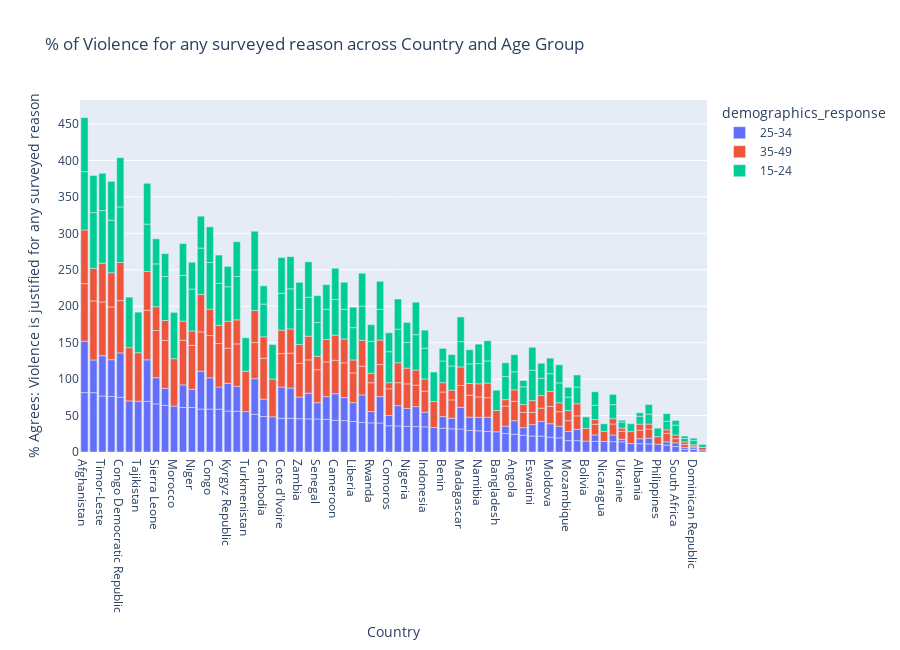

Source (notebook cell):
### Markdown cell above
### 4) 5. COMO ES LA OPINION HACIA LA VIOLENCIA DE GENERO EN FUNCION A LA EDAD?

### Code cell
# Examine Violence x Age group
fig = px.bar(survey_df.query("demographics_question == 'Age'").sort_values('violence_any_reason',ascending=False),
            x      = 'country',
            y      = 'violence_any_reason',
            color = 'demographics_response',
            title  = '% of Violence for any surveyed reason across Country and Age Group ',
            height = 650
        )

fig.update_xaxes(title='Country')
fig.update_yaxes(title='% Agrees: Violence is justified for any surveyed reason')
fig.show()

### Figure 1 — Plotly figure (JSON) as saved in the notebook; plotly's stock layout.template omitted (floating-point values rounded to 4 significant figures)
{"data": [{"alignmentgroup": "True", "hovertemplate": "demographics_response=25-34<br>country=%{x}<br>violence_any_reason=%{y}<extra></extra>", "legendgroup": "25-34", "marker": {"color": "#636efa", "pattern": {"shape": ""}}, "name": "25-34", "offsetgroup": "25-34", "orientation": "v", "showlegend": true, "textposition": "auto", "type": "bar", "x": ["Afghanistan", "Mali", "Timor-Leste", "Chad", "Congo Democratic Republic", "Afghanistan", "Eritrea", "Tajikistan", "Guinea", "Sierra Leone", "Ethiopia", "Morocco", "Burundi", "Niger", "Congo Democratic Republic", "Azerbaijan", "Congo", "Gambia", "Guinea", "Kyrgyz Republic", "Tanzania", "Turkmenistan", "Timor-Leste", "Azerbaijan", "Myanmar", "Chad", "Myanmar", "Cambodia", "Yemen", "Cote d'Ivoire", "Gabon", "Zambia", "Uganda", "Senegal", "Mali", "India", "Cameroon", "Burkina Faso", "Congo", "Cote d'Ivoire", "Liberia", "Gabon", "Pakistan", "Rwanda", "Kenya", "Kyrgyz Republic", "Pakistan", "Cameroon", "Kenya", "Comoros", "Sierra Leone", "Lesotho", "Uganda", "Nigeria", "Zimbabwe", "Indonesia", "Tanzania", "Egypt", "Benin", "Jordan", "Burkina Faso", "Madagascar", "India", "Burundi", "Gambia", "Zambia", "Madagascar", "Togo", "Namibia", "Nepal", "Lesotho", "Bangladesh", "Zimbabwe", "Liberia", "Ghana", "Niger", "Nigeria", "Angola", "Cambodia", "Ethiopia", "Armenia", "Senegal", "Eswatini", "Sao Tome and Principe", "Moldova", "Sao Tome and Principe", "Indonesia", "Nepal", "Maldives", "Moldova", "Namibia", "Angola", "Togo", "Benin", "Maldives", "Eswatini", "Mozambique", "Guyana", "Rwanda", "Guyana", "Bolivia", "Jordan", "Malawi", "Nicaragua", "Haiti", "Comoros", "Ukraine", "Mozambique", "Turkey", "Albania", "Honduras", "Philippines", "Armenia", "Ghana", "Guatemala", "Haiti", "Malawi", "Honduras", "South Africa", "Albania", "South Africa", "Guatemala", "Colombia", "Dominican Republic", "Ukraine", "Peru", "Colombia", "Dominican Republic"], "xaxis": "x", "y": [81.5, 81.4, 76.8, 76.1, 75.2, 70.5, 70.1, 69.7, 69.4, 66, 63.9, 63, 61.1, 61, 60.8, 58.9, 58.9, 58.7, 57.1, 56.2, 55.9, 55.4, 55.3, 52, 51.6, 50.5, 49, 48.7, 48.3, 46.3, 46.2, 45.7, 45.4, 45.3, 44.9, 44.7, 43.5, 43, 42.9, 42.8, 41.8, 41.5, 40.5, 40, 39.8, 38, 37.8, 36.5, 36.2, 36, 35.9, 35.8, 35.2, 35.1, 34.9, 34.5, 34.1, 33.7, 32.7, 31.8, 31.7, 31.6, 31.3, 31, 30.5, 29.7, 29.7, 29.6, 29.1, 28.2, 27.8, 27.7, 27.4, 25.9, 25.3, 25, 24.7, 24.4, 23.9, 23.4, 23, 22.3, 21.9, 21.8, 20.3, 20.2, 20.1, 19.5, 19.4, 18.5, 18.5, 18.5, 18.2, 15.9, 15.9, 15.7, 15.6, 15.6, 15.5, 15.4, 15, 14.6, 14.6, 14.5, 14.2, 14.1, 14, 12.7, 11.6, 11.3, 11.1, 10.7, 10.4, 10.2, 9.4, 9.1, 8.8, 7.8, 7.5, 6.9, 5.1, 4.5, 3.7, 3.6, 3.4, 2.7, 2.7, 2.3], "yaxis": "y"}, {"alignmentgroup": "True", "hovertemplate": "demographics_response=35-49<br>country=%{x}<br>violence_any_reason=%{y}<extra></extra>", "legendgroup": "35-49", "marker": {"color": "#EF553B", "pattern": {"shape": ""}}, "name": "35-49", "offsetgroup": "35-49", "orientation": "v", "showlegend": true, "textposition": "auto", "type": "bar", "x": ["Mali", "Afghanistan", "Timor-Leste", "Afghanistan", "Eritrea", "Chad", "Congo Democratic Republic", "Guinea", "Tajikistan", "Ethiopia", "Morocco", "Sierra Leone", "Burundi", "Niger", "Gambia", "Tanzania", "Congo", "Cambodia", "Turkmenistan", "Azerbaijan", "Guinea", "Timor-Leste", "Congo Democratic Republic", "Yemen", "Azerbaijan", "Myanmar", "Kyrgyz Republic", "Gabon", "India", "Burkina Faso", "Chad", "Zambia", "Cote d'Ivoire", "Cameroon", "Uganda", "Senegal", "Mali", "Kenya", "Myanmar", "Liberia", "Pakistan", "Rwanda", "Kyrgyz Republic", "Comoros", "Congo", "Egypt", "Pakistan", "Cameroon", "Nigeria", "Benin", "Kenya", "Gabon", "Tanzania", "Burkina Faso", "Sierra Leone", "Uganda", "Cote d'Ivoire", "Lesotho", "India", "Togo", "Madagascar", "Zimbabwe", "Cambodia", "Bangladesh", "Indonesia", "Namibia", "Ghana", "Ethiopia", "Lesotho", "Nepal", "Angola", "Burundi", "Zambia", "Madagascar", "Jordan", "Gambia", "Moldova", "Nigeria", "Armenia", "Zimbabwe", "Moldova", "Nepal", "Maldives", "Niger", "Guyana", "Senegal", "Sao Tome and Principe", "Namibia", "Liberia", "Bolivia", "Sao Tome and Principe", "Indonesia", "Eswatini", "Guyana", "Turkey", "Eswatini", "Togo", "Angola", "Haiti", "Mozambique", "Malawi", "Nicaragua", "Mozambique", "Jordan", "Rwanda", "Benin", "Honduras", "Maldives", "Albania", "Guatemala", "Ukraine", "Armenia", "Philippines", "Ghana", "Comoros", "Albania", "Haiti", "Honduras", "Malawi", "South Africa", "South Africa", "Guatemala", "Ukraine", "Colombia", "Peru", "Colombia", "Dominican Republic", "Dominican Republic"], "xaxis": "x", "y": [81, 79, 73.8, 73.6, 73, 72.5, 71.8, 67.9, 66.5, 65.8, 65, 64.8, 61.2, 60.2, 59.6, 58.3, 58, 56.1, 55.2, 53.9, 53.2, 53.2, 52.2, 51.8, 51.5, 49.6, 48.3, 47.9, 47.7, 47.6, 46.8, 46.2, 45.9, 45.8, 45.8, 45.3, 44.7, 44, 43.9, 40.8, 39.6, 39.6, 36.8, 36.6, 36.2, 35.5, 35.4, 34.5, 33.7, 33.7, 33.6, 33.3, 33, 32.7, 32.6, 32.5, 32.2, 31.5, 30.6, 30, 29.9, 29.4, 29.4, 29.2, 28.9, 28, 27.5, 27.4, 27.3, 26.8, 26.6, 26.3, 25.8, 25.5, 25.1, 25, 23.7, 21.6, 20.9, 20.7, 20.6, 20.1, 20, 19.9, 18.6, 18.5, 18.2, 18, 17.8, 17.6, 17.2, 16.7, 16.7, 16.6, 16.4, 16.2, 16.2, 15.7, 15.1, 14.7, 14.7, 13.9, 13.8, 13.4, 12.9, 12.8, 12.5, 12.2, 11.8, 11.6, 11.1, 10.8, 10.4, 8.8, 8.4, 8.2, 7.3, 6.9, 6.4, 5.7, 5.1, 4.9, 4.3, 4, 3.7, 3.4, 2.2, 1.8], "yaxis": "y"}, {"alignmentgroup": "True", "hovertemplate": "demographics_response=15-24<br>country=%{x}<br>violence_any_reason=%{y}<extra></extra>", "legendgroup": "15-24", "marker": {"color": "#00cc96", "pattern": {"shape": ""}}, "name": "15-24", "offsetgroup": "15-24", "orientation": "v", "showlegend": true, "textposition": "auto", "type": "bar", "x": ["Afghanistan", "Mali", "Congo Democratic Republic", "Afghanistan", "Chad", "Timor-Leste", "Eritrea", "Congo Democratic Republic", "Guinea", "Congo", "Morocco", "Azerbaijan", "Burundi", "Ethiopia", "Tanzania", "Sierra Leone", "Gambia", "Niger", "Guinea", "Myanmar", "Tajikistan", "Gabon", "Uganda", "Chad", "Myanmar", "Timor-Leste", "Mali", "Cote d'Ivoire", "Cote d'Ivoire", "Congo", "Cameroon", "Uganda", "Zimbabwe", "Zambia", "Tanzania", "Yemen", "Kyrgyz Republic", "Pakistan", "Senegal", "Turkmenistan", "Lesotho", "Pakistan", "Cambodia", "Zimbabwe", "Liberia", "Gabon", "Rwanda", "Azerbaijan", "Burundi", "Cameroon", "Comoros", "Indonesia", "Kenya", "Eswatini", "India", "Lesotho", "Burkina Faso", "Egypt", "Gambia", "Kenya", "Zambia", "Burkina Faso", "Senegal", "Niger", "Nigeria", "Madagascar", "Sierra Leone", "Madagascar", "India", "Jordan", "Ghana", "Eswatini", "Ethiopia", "Nepal", "Benin", "Liberia", "Kyrgyz Republic", "Bangladesh", "Nepal", "Namibia", "Maldives", "Nigeria", "Togo", "Namibia", "Comoros", "Angola", "Cambodia", "Maldives", "Indonesia", "Armenia", "Moldova", "Sao Tome and Principe", "Angola", "Guyana", "Rwanda", "Moldova", "Sao Tome and Principe", "Malawi", "Togo", "Haiti", "Ghana", "Malawi", "Mozambique", "Benin", "Guyana", "Jordan", "Bolivia", "Haiti", "Honduras", "South Africa", "Mozambique", "Honduras", "Guatemala", "Philippines", "Albania", "Turkey", "Guatemala", "Nicaragua", "Armenia", "Ukraine", "South Africa", "Dominican Republic", "Colombia", "Albania", "Peru", "Colombia", "Dominican Republic", "Ukraine"], "xaxis": "x", "y": [80.1, 76.5, 76.3, 74.1, 72.2, 72.1, 69.4, 67.6, 65.1, 64, 63.6, 63.5, 62.7, 60.3, 59.4, 58.8, 57.6, 57.5, 56, 55.8, 55.7, 55, 53.4, 53.2, 53, 51.2, 50.9, 50.6, 49, 48.9, 48.9, 48.7, 48.6, 48.2, 47.8, 47.4, 47.4, 46.9, 46.3, 46.2, 46.2, 45.1, 44.9, 44.5, 44.3, 44.1, 43.9, 43.7, 43.7, 42.9, 42.5, 42.2, 42, 41.7, 41.6, 41.3, 40.8, 40.5, 38.8, 38.6, 37.2, 37.1, 36.8, 36.7, 35.3, 34.7, 34.4, 33.9, 33.7, 33.1, 31.8, 31.5, 31.4, 30.3, 29.8, 28.1, 27.9, 27.9, 27.8, 27.7, 27.3, 27.3, 26.8, 26.7, 26, 24.9, 24.9, 24.9, 24.8, 24.3, 24.3, 23.8, 23.4, 23, 22.8, 21.4, 20.6, 19.6, 19.6, 19.3, 18.8, 18.6, 18.6, 17.3, 16.5, 15.7, 15.6, 14.1, 13.6, 13.5, 13.3, 13.2, 11.7, 11.6, 10.9, 10.8, 10.5, 10.3, 8.7, 8.3, 6.4, 6.2, 4.8, 4.7, 4, 3.2, 2.9, 2.5], "yaxis": "y"}], "layout": {"barmode": "relative", "height": 650, "legend": {"title": {"text": "demographics_response"}, "tracegroupgap": 0}, "title": {"text": "% of Violence for any surveyed reason across Country and Age Group "}, "xaxis": {"anchor": "y", "domain": [0, 1], "title": {"text": "Country"}}, "yaxis": {"anchor": "x", "domain": [0, 1], "title": {"text": "% Agrees: Violence is justified for any surveyed reason"}}}}
